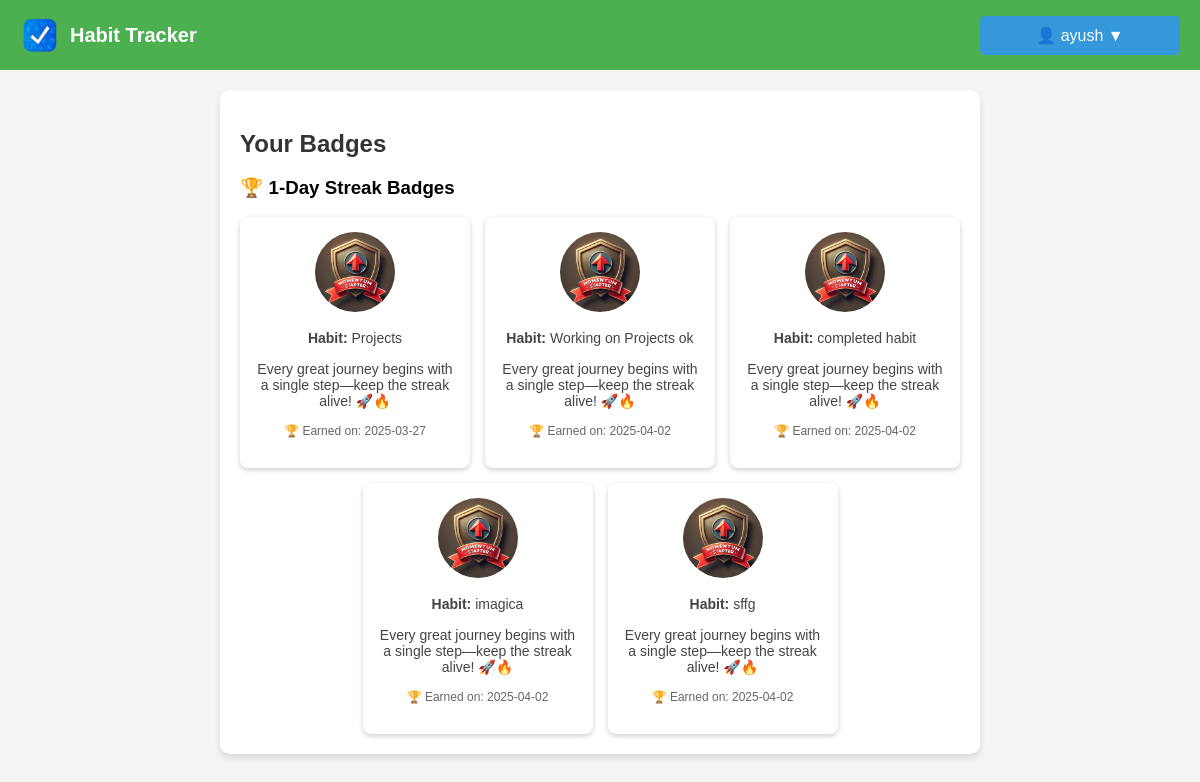
/badges (signed in), run on an earlier commit of the app's database.
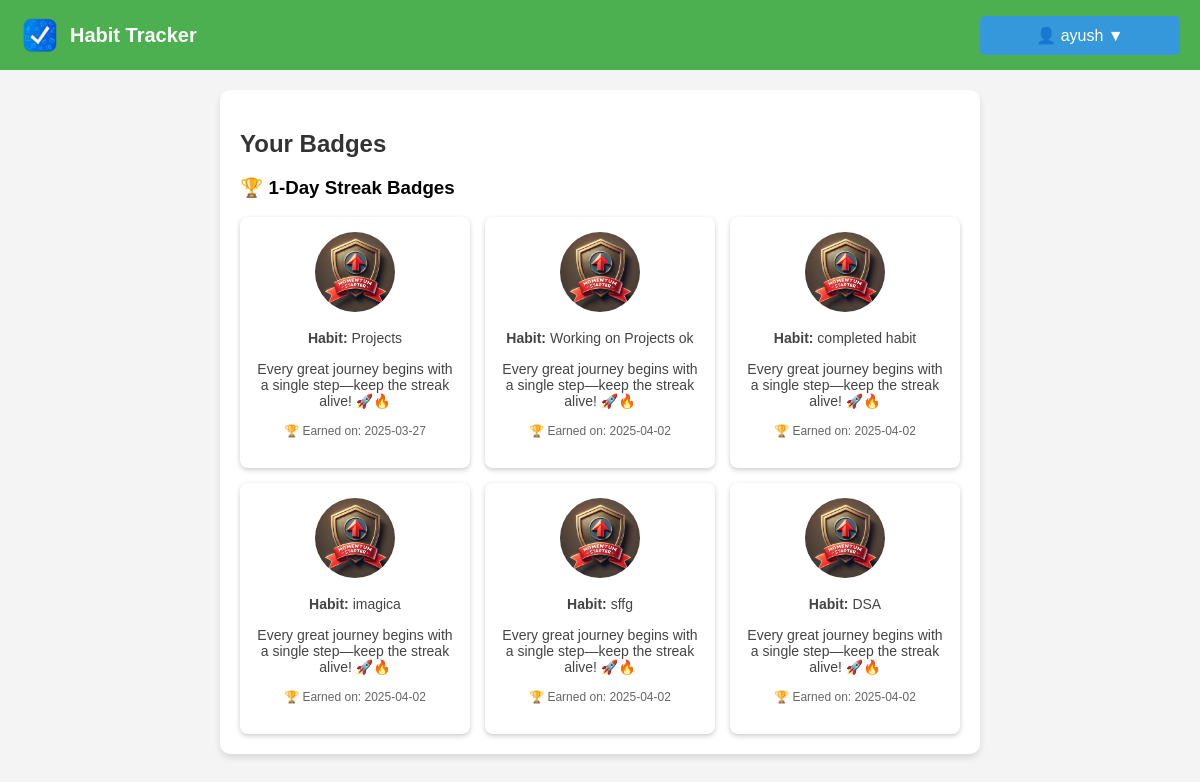
And on a later commit of the database.
### models.py (models this page shows, shortened)
class UserBadge(db.Model):
    id = db.Column(db.Integer, primary_key=True)
    user_id = db.Column(db.Integer, db.ForeignKey('user.id'), nullable=False)
    habit_id = db.Column(db.Integer, db.ForeignKey('activity.id'), nullable=False)
    habit_name = db.Column(db.String(100))  # New column to store habit name
    badge_id = db.Column(db.Integer, db.ForeignKey('badge.id'), nullable=False)
    awarded_at = db.Column(db.DateTime, default=datetime.utcnow)
    user = db.relationship('User', backref=db.backref('earned_badges', lazy=True))
    badge = db.relationship('Badge', backref=db.backref('awarded_to', lazy=True))

class Badge(db.Model):
    id = db.Column(db.Integer, primary_key=True)
    name = db.Column(db.String(100), nullable=False, unique=True)  # Badge name
    description = db.Column(db.Text, nullable=True)  # Description
    streak_required = db.Column(db.Integer, nullable=False)  # Streak condition
    created_at = db.Column(db.DateTime, default=datetime.utcnow)
    image_filename = db.Column(db.String(255), nullable=False)

class Activity(db.Model):
    id = db.Column(db.Integer, primary_key=True)
    name = db.Column(db.String(120), nullable=False)
    user_id = db.Column(db.Integer, db.ForeignKey('user.id'), nullable=False)
    streak = db.Column(db.Integer, default=0)
    last_completed = db.Column(db.DateTime, default=None)
    date_added = db.Column(db.Date, default=datetime.utcnow)
    status = db.Column(db.String(10), default='active')
    reminder_time = db.Column(db.Time, nullable=True)

### routes.py (the view)
@main_bp.route('/badges')
def badges():
    if 'user_id' not in session:
        flash("You need to log in first.", "danger")
        return redirect(url_for('main.login'))
    user_id = session['user_id']
    user_badges = UserBadge.query.filter_by(user_id=user_id).all()
    for badge in user_badges:
        badge.badge.name_escaped = json.dumps(badge.badge.name)
        badge.badge.description_escaped = json.dumps(badge.badge.description)
        badge.habit = Activity.query.get(badge.habit_id)
    streak_groups = {
        360: [],
        180: [],
        30: [],
        7: [],
        1: []
    }
    for badge in user_badges:
        if badge.badge and badge.badge.streak_required:
            if badge.badge.streak_required in streak_groups:
                streak_groups[badge.badge.streak_required].append(badge)
    sorted_streak_groups = {
        k: streak_groups[k] for k in sorted(streak_groups.keys(), reverse=True)
    }
    return render_template(
        'badges.html',
        username=session['username'],
        streak_groups=sorted_streak_groups
    )

### templates/badges.html (shortened to what this page needs)
<!DOCTYPE html>
<html lang="en">
  <head>
    <link
      rel="stylesheet"
      href="{{ url_for('static', filename='styles.css') }}"
    />
  </head>
  <body>
    <nav class="navbar">
      <div class="logo">
        <img
          src="{{ url_for('static', filename='logo.png') }}"
          alt="Habit Tracker Logo"
        />
        <span class="app-name">Habit Tracker</span>
      </div>
      <div class="nav-buttons">
        <div class="dropdown">
          <button class="dropbtn">👤 {{ session['username'] }} ▼</button>
        </div>
      </div>
    </nav>
    <div class="container">
      <h2>Your Badges</h2>
      {% if streak_groups %} {% for streak, badges in streak_groups.items() %}
      {% if badges %}
      <div class="badge-group">
        <h3>🏆 {{ streak }}-Day Streak Badges</h3>
        <div class="badge-grid">
          {% for badge in badges %}
          <div
            class="badge-card"
            onclick="openBadgeModal(
                      '{{ badge.badge.name }}',
                      '{{ badge.badge.description }}',
                      '{{ url_for('static', filename='badges/' + badge.badge.image_filename) }}',
                      '{% if badge.habit %}{{ badge.habit.name }}{% else %}{{ badge.habit_name }}{% endif %}'
                    )"
          >
            <img
              src="{{ url_for('static', filename='badges/' + badge.badge.image_filename) }}"
              alt="{{ badge.badge.name }}"
              title="{{ badge.badge.name }}"
              class="badge-img"
            />
            <p>
              <strong>Habit:</strong>
              {% if badge.habit %} {{ badge.habit.name }} {% else %} {{
              badge.habit_name }} {% endif %}
            </p>
            <p>{{ badge.badge.description }}</p>
            <p class="badge-earned">
              🏆 Earned on: {{ badge.awarded_at.strftime('%Y-%m-%d') }}
            </p>
          </div>
          {% endfor %}
        </div>
      </div>
      {% endif %} {% endfor %} {% else %}
      <p>
        No badges earned yet. Keep tracking your habits to unlock achievements!
      </p>
      {% endif %}
    </div>
  </body>
</html>

### static/styles.css (style rules this page uses)
body { margin: 0; padding: 0; font-family: Arial, sans-serif; background-color: #f4f4f4; }
.navbar { display: flex; justify-content: space-between; align-items: center; background-color: #4CAF50; padding: 15px 20px; color: white; }
.logo { display: flex; align-items: center; }
.logo img { width: 40px; height: 40px; margin-right: 10px; }
.app-name { font-size: 20px; font-weight: bold; }
.dropbtn { background-color: #3498db; color: white; padding: 10px 16px; font-size: 16px; border: none; cursor: pointer; border-radius: 5px; }
.dropdown { position: relative; display: inline-block; }
.container { width: 60%; margin: 20px auto; padding: 20px; background: white; box-shadow: 0px 4px 6px rgba(0, 0, 0, 0.1); border-radius: 10px; }
h2 { color: #333; margin-bottom: 15px; }
button { padding: 8px 12px; width: 200px; border: none; border-radius: 5px; font-size: 14px; cursor: pointer; transition: 0.3s ease-in-out; }
p { font-size: 14px; color: #444; margin-bottom: 15px; }
.badge-earned { font-size: 12px; color: #666; }
.badge-grid { display: flex; flex-wrap: wrap; gap: 15px; justify-content: center; }
.badge-card { background: #fff; padding: 15px; border-radius: 8px; box-shadow: 0 2px 5px rgba(0, 0, 0, 0.2); text-align: center; width: 200px; cursor: pointer; transition: transform 0.2s; }
.badge-img { width: 80px; height: 80px; border-radius: 50%; }

What changed in the data, as far as the page shows it:
added UserBadge: image_filename (picture), habit_name "DSA", badge.description "Every great journey begins with a single step—keep the streak alive! 🚀🔥", awarded_at "2025-04-02"
Also different on the page:
list line gone: "completed habit"
new list line: "completed habit"
list line gone: "imagica"
new list line: "imagica"
list line gone: "sffg"
new list line: "sffg"
